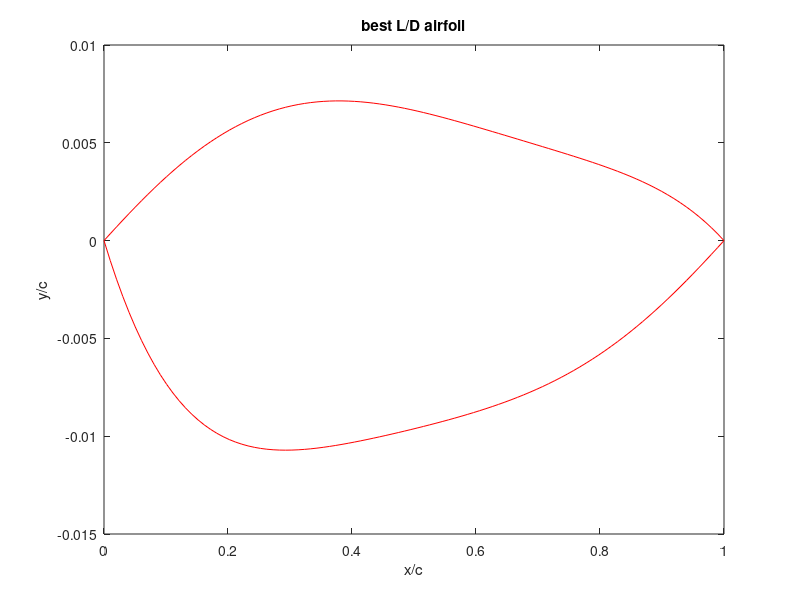
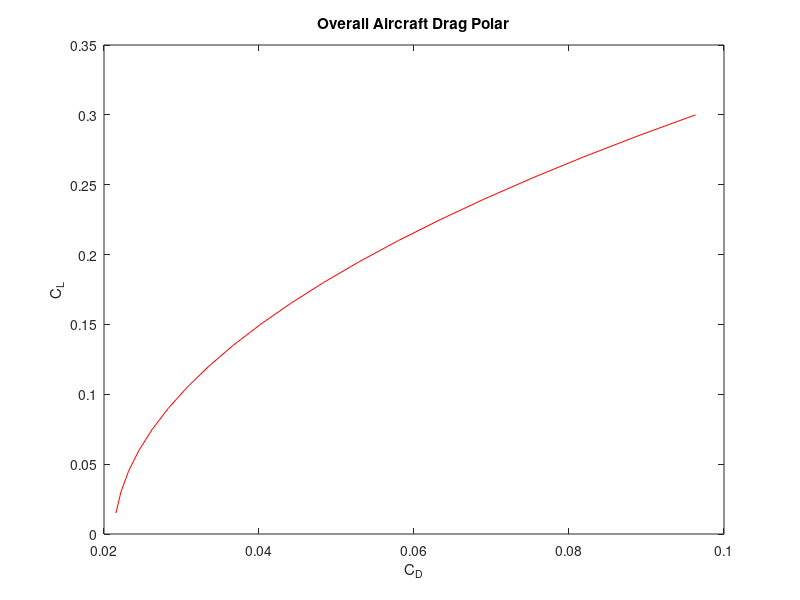
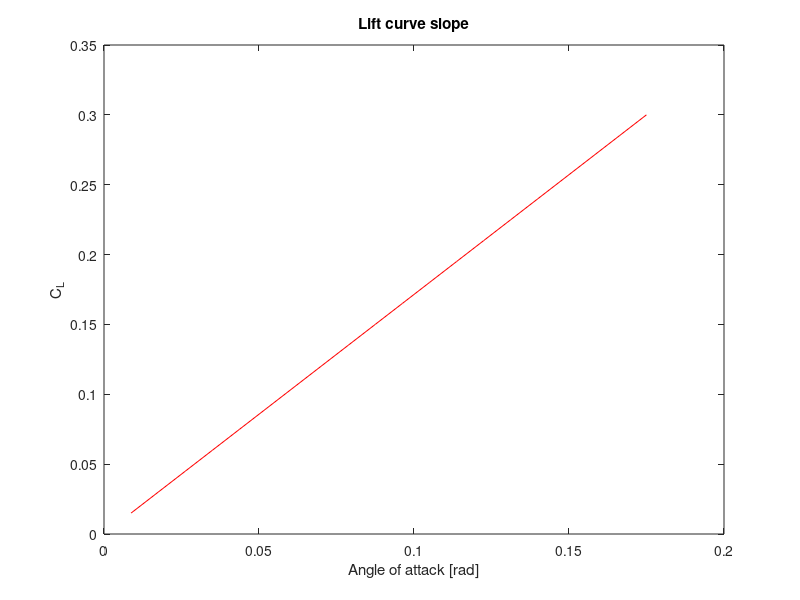
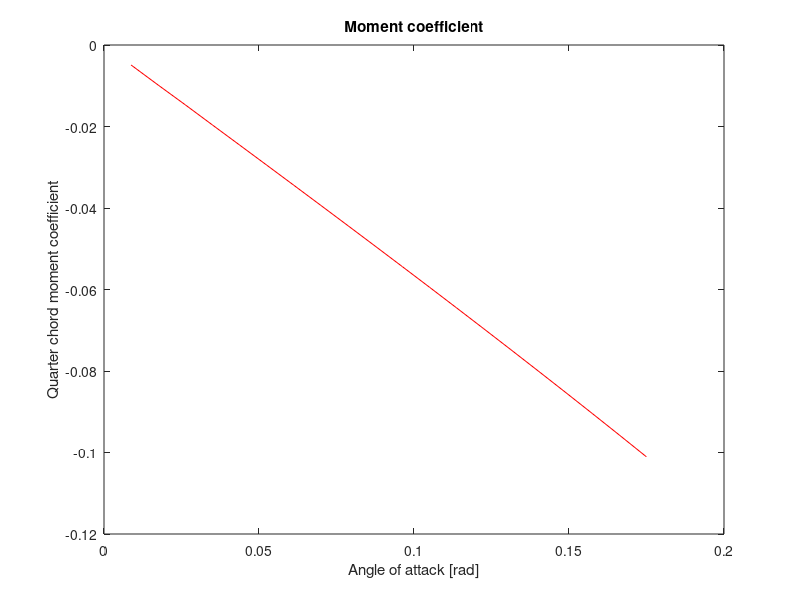

The MATLAB script that drew these images, in order:
% =============================================================================
% AIRFOIL GEOMETRY + AERODYNAMIC ANALYSIS
% =============================================================================
% Purpose:
%   1) Fit polynomial airfoil surfaces from LE radius, crest location, and TE slopes.
%   2) Compute section pressures, lift, and drag (subsonic thin-airfoil +
%      Prandtl-Glauert, or supersonic shock-expansion).
%   3) Sweep crest geometry to maximize L/D.
%   4) Check turbulent separation with Stratford's criterion (s_A vs s_B).
%
% Notes:
%   - Subsonic branch: M < 1.  Supersonic branch: M >= 1.
% =============================================================================

clc
clear
close all

%% ======================== 1. MISSION / FLOW INPUTS ========================
sweep=.9599;        % wing sweep [deg then rad]; last value used
e=.7567;.7;.4;.7;                      % Oswald efficiency
AR=2.8;8;1.75;8;                   % aspect ratio
C_d_0=.012;                        % profile / parasite Cd
Cd_p_fus=.002;                      % fuselage parasite Cd
i_max=200;                          % chordwise stations for force integration
xx_max=200;                         % stations for thin-airfoil integrals
y=1.4;                              % gamma (ratio of specific heats)
M=2;.4;.85;                  % Freestream Mach; first value used
a_inf=343;                          % Freestream air speed of sound
mu=1.789E-5;                        % Freestream air dynamic viscosity
rho=.3;1.225;.3;1.225;              % Freestream air density 
T_inf=300;                          % Freestream air temperature
p_inf=.2*101300;                    % Freestream air pressure
Cp=1005;                            % Specific heat of air
c_root=11.42;                       % Root chord length
%% ======================== 2. AIRFOIL GEOMETRY CONTROLS ========================
%note: the inputs below represent dimensions relative to the chord length (x/c)
r_le = 0.04;                        % Wing leading-edge radius / chord
theta_le_u = 2*pi/180;3*pi/180;     % Upper surface leading edge angle
theta_te_u = -2*pi/180;-2*pi/180;   % Upper surface trailing edge angle
theta_le_l = -6*pi/180;-3*pi/180;   % Lower surface leading edge angle
theta_te_l = 2*pi/180;2*pi/180;     % Lower surface trailing edge angle

x_crest_u_min=0.25;                 %Lower bound best L/D max airfoil thickness x location (upper surface)
x_crest_u_max=0.4;                  %Upper bound best L/D max airfoil thickness x location (upper surface)
y_crest_u_min=0.005;                %Lower bound best L/D max airfoil thickness y location (upper surface) 
y_crest_u_max=.01;                  %Upper bound best L/D max airfoil thickness y location (upper surface)
x_crest_l_min=0.25;                 %Lower bound best L/D max airfoil thickness x location (lower surface)
x_crest_l_max=0.4;                  %Upper bound best L/D max airfoil thickness x location (lower surface)
y_crest_l_min=-0.005;               %Lower bound best L/D max airfoil thickness y location (lower surface)
y_crest_l_max=-.015;                 %Upper bound best L/D max airfoil thickness y location (lower surface)

%% ============================= For loop iteration parameters ======================== %%
N=20;                               % upper and lower surface iteration number for Prandtl-Meyer / shock relations
xxxx_max=15;                        % upper section iteration number for Prandtl-Meyer / shock relations
xxxxx_max=20;                       % lower section iteration number for Prandtl-Meyer / shock relations
xxxxxxx_max=15;                     % lower section iteration number for Prandtl-Meyer / shock relations
pp_max=0;                           % iteration number controlling x_crest_l
nn_max=0;                           % iteration number controlling y_crest_l
p_max=0;                            % iteration number controlling x_crest_u
n_max=0;                            % iteration number controlling y_crest_u
C_L_i_max=20;                       % iteration number controlling C_L increment
C_L_max=.3;                         % Max coefficient of lift analyzed for the creation of the plots

v_inf=1;                            % nondimensional freestream speed (do not change)
dx=1/i_max;

%% ======================== 3. CREST-GEOMETRY SEARCH LOOPS ========================
for C_L_i=1:C_L_i_max
C_L(C_L_i)=C_L_i/C_L_i_max*C_L_max;
% Nested brute-force sweep of lower/upper crest (x,y) to maximize L/D.
% Loop order:  pp = x_crest_l , nn = y_crest_l , p = x_crest_u , n = y_crest_u
for pp=2:pp_max+2
x_crest_l=(x_crest_l_max-x_crest_l_min)*(pp-2)/pp_max+x_crest_l_min;    
x_crest_l = .292857;
% x_crest_l = .292857;
for nn=2:nn_max+2
% y_crest_u = .2;
y_crest_l=(y_crest_l_max-y_crest_l_min)*(nn-2)/nn_max+y_crest_l_min;
y_crest_l=-.010714;
% y_crest_l=-.010714;
for p=2:p_max+2
x_crest_u=(x_crest_u_max-x_crest_u_min)*(p-2)/p_max+x_crest_u_min;
x_crest_u=.378571;
% x_crest_u=.378571;
for n=2:n_max+2
y_crest_u=(y_crest_u_max-y_crest_u_min)*(n-2)/n_max+y_crest_u_min;
y_crest_u=.007143;
% y_crest_u=.1;


%% ======================== 4. FIT POLYNOMIAL AIRFOIL SURFACES ========================
% Subsonic (M<1):  y = A1(i)*x^(1/2) + A2(i)*x + a3*x^2 + a4*x^3 + a5*x^4
%   A1(i) = +/-sqrt(2*r_le) enforces leading-edge radius.
%   Remaining coeffs match crest height, crest slope=0, TE height=0, TE slope.
% Supersonic (M>=1):  ordinary polynomial y = A1(i)*x + ... + a5*x^5
%   (no square-root LE term; LE and TE slopes imposed directly).
if M<1

a1_u = sqrt(2*r_le);                % upper-surface LE radius term

% Matrix for unknowns [a2_u a3_u a4_u a5_u a6_u]'
M_u = [x_crest_u^(1), x_crest_u^(2), x_crest_u^(3), x_crest_u^(4);

    1, (2)*x_crest_u^(1), (3)*x_crest_u^(2), (4)*x_crest_u^(3);

    1, 1, 1, 1;
    
    1, 2, 3, 4];

MM_u = [y_crest_u - a1_u*sqrt(x_crest_u); -(1/2)*a1_u*x_crest_u^(-1/2); -a1_u; tan(theta_te_u) - (1/2)*a1_u];

% Solve
A_u = M_u \ MM_u;

a2_u = A_u(1);
a3_u = A_u(2);
a4_u = A_u(3);
a5_u = A_u(4);

% LOWER SURFACE

a1_l = -sqrt(2*r_le);

% Matrix for unknowns [a2_l a3_l a4_l a5_l]'
M_l = [x_crest_l^(1), x_crest_l^(2), x_crest_l^(3), x_crest_l^(4);

1, (2)*x_crest_l^(1), (3)*x_crest_l^(2), (4)*x_crest_l^(3);

1, 1, 1, 1;
    
1, 2, 3, 4];

MM_l = [y_crest_l - a1_l*sqrt(x_crest_l); -(1/2)*a1_l*x_crest_l^(-1/2); -a1_l; tan(theta_te_l) - (1/2)*a1_l];

% Solve
A_l = M_l \ MM_l;

a2_l = A_l(1);
a3_l = A_l(2);
a4_l = A_l(3);
a5_l = A_l(4);

else

% Matrix for unknowns [a2_u a3_u a4_u a5_u a6_u]'
M_u = [x_crest_u^(1), x_crest_u^(2), x_crest_u^(3), x_crest_u^(4), x_crest_u^(5);

1, (2)*x_crest_u^(1), (3)*x_crest_u^(2),(4)*x_crest_u^(3), (5)*x_crest_u^(4);

    1, 1, 1, 1, 1;
    
    1, 2, 3, 4, 5;
    
    1,0,0,0,0];

MM_u = [y_crest_u; 0; 0; tan(theta_te_u); tan(theta_le_u)];

% Solve
A_u = M_u \ MM_u;

a1_u = A_u(1);
a2_u = A_u(2);
a3_u = A_u(3);
a4_u = A_u(4);
a5_u = A_u(5);
% LOWER SURFACE

% Matrix for unknowns [a2_l a3_l a4_l a5_l]'
M_l = [ x_crest_l^(1), x_crest_l^(2), x_crest_l^(3), x_crest_l^(4), x_crest_l^(5);

    1, (2)*x_crest_l^(1), (3)*x_crest_l^(2), (4)*x_crest_l^(3), (5)*x_crest_l^(4);

    1, 1, 1, 1, 1;
    
    1, 2, 3, 4, 5;
    
    1, 0, 0, 0, 0];

MM_l = [ y_crest_l; 0; 0; tan(theta_te_l); tan(theta_le_l)];

% Solve
A_l = M_l \ MM_l;

a1_l = A_l(1);
a2_l = A_l(2);
a3_l = A_l(3);
a4_l = A_l(4);
a5_l = A_l(5);

end
    
%% ======================== 5. CHORDWISE INTEGRATION SETUP ========================
D_u=0;                              % running upper-surface "drag" integral (axial)
D_l=0;
L_u=0;                              % running upper-surface "lift" integral (normal)
L_l=0;
r(1)=0;
dx_i=1/i_max;
ppp=0;
v_n(1)=0;
p_u(1)=p_inf*(1+((y-1)/2)*M^2)^(y/(y-1));
p_u_B(1)=p_inf*(1+((y-1)/2)*M^2)^(y/(y-1));
Cmc4(2)=0;
% p_u_B(1)=p_inf;
for i=2:(i_max-.01*i_max)
x_i(i)=1/i_max*(i-1)+.01;
% aoa(C_L_i)=(aoa_high-aoa_low)/i_max*(i-2)+aoa_low;

%% ----- 5a. SUBSONIC BRANCH: thin-airfoil theory + Cp -----
if M<1
dx_xx=1/xx_max;
sum_u(1)=0;
sum_l(1)=0;
theta(1)=0;
sum2=0;
sum3=0;
sum4=0;
u(1)=0;
l(1)=0;
sum5(1)=0;
x(1)=0;
for xx=2:xx_max
x(xx)=1/xx_max*(xx-1);
u(xx)=a1_u*x(xx)^(1/2)+a2_u*x(xx)^(1)+a3_u*x(xx)^(2)+a4_u*x(xx)^(3)+a5_u*x(xx)^(4);
s_u(xx)=0.5*a1_u*x(xx).^(-1/2) + 1*a2_u*x(xx).^(0) + 2*a3_u*x(xx).^(1) + 3*a4_u*x(xx).^(2) + 4*a5_u*x(xx).^(3);
l(xx)=a1_l*x(xx).^(1/2)+a2_l*x(xx).^(1)+a3_l*x(xx).^(2)+a4_l*x(xx).^(3)+a5_l*x(xx).^(4);
s_l(xx)=0.5*a1_l*x(xx).^(-1/2)+1*a2_l*x(xx)^(0)+2*a3_l*x(xx)^(1)+3*a4_l*x(xx)^(2)+4*a5_l*x(xx)^(3);
s_camber(xx)=((u(xx)+l(xx))/2-(u(xx-1)+l(xx-1))/2)/dx_xx;
s_camber(xx) = 0.5*(s_u(xx) + s_l(xx));

theta(xx)=acos(1-2*x(xx));
d_theta=(theta(xx)-theta(xx-1));

dy2=s_camber(xx)*d_theta;
sum2=dy2+sum2;
dy3=s_camber(xx)*cos(theta(xx))*d_theta;
sum3=dy3+sum3;
dy4=s_camber(xx)*cos(2*theta(xx))*d_theta;
sum4=dy4+sum4;

% Thin-airfoil Fourier coefficients from camber-line slope
A1(i)=2/pi*sum3;
A2(i)=2/pi*sum4;
aoa_L0=1/pi*sum2-A1(i)/2;              % zero-lift angle
L_s_2d = 4/(1-M^2)^0.5;             % 2-D lift slope with Prandtl-Glauert
L_s_3d=L_s_2d/(1+L_s_2d/(pi*AR*e)); % 3-D lift slope
aoa(C_L_i)=C_L(C_L_i)/L_s_3d+aoa_L0;              % geometric aoa(C_L_i) needed for target CL
A0=aoa(C_L_i)-1/pi*sum2;
A0=C_L(C_L_i)/L_s_3d-A1(i)/2;                 % A0 overwritten to match target CL

if xx<xx_max
x_q(xx)=x(xx);
s_u_q(xx)=0.5*a1_u*x_q(xx).^(-1/2) + 1*a2_u*x_q(xx).^(0) + 2*a3_u*x_q(xx).^(1) + 3*a4_u*x_q(xx).^(2) + 4*a5_u*x_q(xx).^(3);
s_l_q(xx)=0.5*a1_l*x_q(xx).^(-1/2)+1*a2_l*x_q(xx)^(0)+2*a3_l*x_q(xx)^(1)+3*a4_l*x_q(xx)^(2)+4*a5_l*x_q(xx)^(3);
s_camber_q(xx) = 0.5*(s_u_q(xx) + s_l_q(xx));

s_t_u(xx)=(s_u_q(xx)-s_camber_q(xx));
q_u(xx)=v_inf*s_t_u(xx);

if x_i(i)==x_q(xx)
dsum5(xx)=0;
else
dsum5(xx)=(q_u(xx)/(x_i(i)-x_q(xx)))*dx_xx;
end

sum5(xx)=dsum5(xx)+sum5(xx-1);
end

end

uu(i)=a1_u*x_i(i)^(1/2)+a2_u*x_i(i)^(1)+a3_u*x_i(i)^(2)+a4_u*x_i(i)^(3)+a5_u*x_i(i)^(4);
ll(i)=a1_l*x_i(i).^(1/2)+a2_l*x_i(i).^(1)+a3_l*x_i(i).^(2)+a4_l*x_i(i).^(3)+a5_l*x_i(i).^(4);
s_u(i)=0.5*a1_u*x_i(i).^(-1/2) + 1*a2_u*x_i(i).^(0) + 2*a3_u*x_i(i).^(1) + 3*a4_u*x_i(i).^(2) + 4*a5_u*x_i(i).^(3);
s_l(i)=0.5*a1_l*x_i(i).^(-1/2)+1*a2_l*x_i(i)^(0)+2*a3_l*x_i(i)^(1)+3*a4_l*x_i(i)^(2)+4*a5_l*x_i(i)^(3);
s_camber_i(i) = 0.5*(s_u(i) + s_l(i));

theta_B(i)=acos(1-2*x_i(i));
% Vortex-sheet strength (thin-airfoil theory)
gamma(i) = 2*v_inf*( A0*(1+cos(theta_B(i)))/sin(theta_B(i)) + A1(i)*sin(theta_B(i)) + A2(i)*sin(2*theta_B(i)) );
v_u(i)=v_inf+gamma(i)/2;               % upper-surface edge speed

gamma_air = y;                      % 1.4
V_ratio_u = v_u(i) / v_inf;
T_ratio_u = 1 + 0.5*(gamma_air-1)*M^2*(1 - V_ratio_u^2);

% Vacuum / max-speed limiter (T cannot go negative)
if T_ratio_u < 1e-8
    T_ratio_u = 1e-8;
end

p_ratio_u = T_ratio_u^(gamma_air/(gamma_air-1));
Cp_u(i) = (2/(gamma_air*M^2)) * (p_ratio_u - 1);
Re_x=rho*M*a_inf*x_i(i)*c_root/mu;
slope(i)=s_u(i)-aoa(C_L_i);
Cp_u_min_0=1-(1+aoa(C_L_i)/(2*r_le)^.5)^2;
Cp_u_min_0=1-(4*aoa(C_L_i)^2/(r_le+aoa(C_L_i)^2));
Cp_u_min=Cp_u_min_0/(1-M^2)^.5;

T_0 = T_inf*(1+(y-1)/2*M^2);
V_max_B = sqrt(2*Cp*T_0);
Cp_u_min_limit = 1-(V_max_B/(M*a_inf))^2;

aff=4*r_le;

if Cp_u_min>Cp_u(i) && Cp_u_min<0 && x_i(i)<.04
Cp_u(i)=Cp_u_min;
end

Cd_u_B=1;.03667;
theta_C=atan(s_u(i))-aoa(C_L_i);
Cp_u_3(i)=2*(sin(theta_C))*abs(sin(theta_C));
Cp_u_3(i)=2*(sin(theta_C))/(1-M^2)^.5;
p0 = p_inf*(1+(y-1)/2*M^2)^(y/(y-1));
Cp_u_3(i)=(p0-p_inf)*sin(theta_C)/(.5*y*p_inf*M^2);
p_u_C(i)=(Cp_u_3(i)+p_inf/(.5*rho*(M*a_inf)^2))*(.5*rho*(M*a_inf)^2);

dD_u(i)=(Cp_u(i))*s_u(i)*dx;
dL_u(i)=-(Cp_u(i))*dx;
D_u=dD_u(i)+D_u;
L_u=dL_u(i)+L_u;
r(i)=(L_u)/(D_u);

v_l(i)=v_inf-gamma(i)/2;

theta_D=atan(-s_l(i))+aoa(C_L_i);
p0 = p_inf*(1+(y-1)/2*M^2)^(y/(y-1));
Cp_l_3(i)=(p0-p_inf)*sin(theta_D)/(.5*y*p_inf*M^2);
p_u_D(i)=(Cp_l_3(i)+p_inf/(.5*rho*(M*a_inf)^2))*(.5*rho*(M*a_inf)^2);

V_ratio_l = v_l(i) / v_inf;
T_ratio_l = 1 + 0.5*(gamma_air-1)*M^2*(1 - V_ratio_l^2);
if T_ratio_l < 1e-8
    T_ratio_l = 1e-8;
end
p_ratio_l = T_ratio_l^(gamma_air/(gamma_air-1));
Cp_l(i) = (2/(gamma_air*M^2)) * (p_ratio_l - 1);
dD_l(i)=-Cp_l(i)*s_l(i)*dx;
dL_l(i)=Cp_l(i)*dx;
D_l=dD_l(i)+D_l;
L_l=dL_l(i)+L_l;
r_l(i)=(L_l)/(D_l);

D_u_true(i)=(L_u)*sin(aoa(C_L_i))+(D_u)*cos(aoa(C_L_i));
L_u_true(i)=(L_u)*cos(aoa(C_L_i))-(D_u)*sin(aoa(C_L_i));
r_u_true(i)=L_u_true(i)/D_u_true(i);
D_l_true(i)=(L_l)*sin(aoa(C_L_i))+(D_l)*cos(aoa(C_L_i));
L_l_true(i)=(L_l)*cos(aoa(C_L_i))-(D_l)*sin(aoa(C_L_i));
L_total(i)=(L_u_true(i)+L_l_true(i));
Cd_i=C_L(C_L_i)^2/(pi*AR*e);
Cd_p=C_d_0;
Cd_t(C_L_i)=(D_u_true(i)+D_l_true(i)+Cd_i+Cd_p+Cd_p_fus);
r_i(i)=(L_u_true(i)+L_l_true(i))/Cd_t(C_L_i);

p_u(i)=(Cp_u(i)+p_inf/(.5*y*p_inf*(M)^2))*(.5*y*p_inf*(M)^2);
p_min(i)=(Cp_u(i)+Cp_u_3(i)+p_inf/(.5*rho*(M*a_inf)^2))*(.5*rho*(M*a_inf)^2);  
p_u_ii(i)=p_u(i)+(p_u_C(i)-p_inf);
p_min_min(i)=min(p_u_ii(2:end));
Cp_min(i)=min(Cp_u+Cp_u_3);

if p_u_ii(i)==p_min_min(i)
iii=i;
end

% p_min=(Cp_u_min_n(2)+p_inf/(.5*rho_sl*(M*a_sl)^2))*(.5*rho_sl*(M*a_sl)^2);
Cp_u_2(i)=(p_u(i)-p_min_min(i))/(.5*y*p_inf*(M)^2);

% ----- Stratford turbulent-separation check -----
% s_A = LHS  ~  Cp_bar * sqrt( x * dCp/dx )
% s_B = RHS  ~  0.5 * (1e-6 * Re_x)^(1/10)
% Separation flagged later if max(s_A - s_B) > 0 aft of the minimum pressure.
% Cp_u_2 / (1-Cp_min) is the canonical pressure rise from the suction peak.
s_A(i)=Cp_u_2(i)/(1-Cp_min(i))*((x_i(i)-x_i(iii))*c_root*abs(Cp_u(i)-Cp_u(i-1))/(dx*c_root))^.5;
s_B(i)=.5*(10^(-6)*Re_x)^(1/10);

else
    
    
%% ----- 5b. SUPERSONIC BRANCH: shock-expansion marching -----
L_s_2d=4/(M^2-1)^.5;                % Ackeret 2-D lift slope
L_s_3d=L_s_2d/(1+L_s_2d/(pi*AR*e));
aoa(C_L_i)=C_L(C_L_i)/L_s_3d;
   
uu(i)=a1_u*x_i(i)^(1)+a2_u*x_i(i)^(2)+a3_u*x_i(i)^(3)+a4_u*x_i(i)^(4)+a5_u*x_i(i)^(5);
ll(i)=a1_l*x_i(i).^(1)+a2_l*x_i(i).^(2)+a3_l*x_i(i).^(3)+a4_l*x_i(i).^(4)+a5_l*x_i(i).^(5);
s_u(i)=a1_u + 2*a2_u*x_i(i).^(1) + 3*a3_u*x_i(i).^(2) + 4*a4_u*x_i(i)^(3) + 5*a5_u*x_i(i).^(4);
s_l(i)=a1_l+2*a2_l*x_i(i)^(1)+3*a3_l*x_i(i)^(2)+4*a4_l*x_i(i)^(3)+5*a5_l*x_i(i)^(4);

Bi=45;
M1=M;
beta_low=0;
beta_high=pi/2;                     % shock-angle search bounds

ct=dx_i;
if i==2

if theta_le_u-aoa(C_L_i)>0

beta_sh_u=(beta_low+beta_high)/2;
for xxxx=2:xxxx_max

% Oblique-shock theta-beta-M relation (upper LE)
wing_angle_u=atan(2*cot(beta_sh_u)*(M^2*(sin(beta_sh_u))^2-1)/(M^2*(y+cos(2*beta_sh_u))+2));

if wing_angle_u<(theta_le_u-aoa(C_L_i))
    beta_sh_u=beta_sh_u+(beta_high-beta_low)/2^xxxx;
else
    beta_sh_u=beta_sh_u-(beta_high-beta_low)/2^xxxx;
end

end

Mn1u = M*sin(beta_sh_u);
Mn2u = sqrt((1+((y-1)/2)*Mn1u^2) / (y*Mn1u^2-(y-1)/2));
M2u = Mn2u/sin(beta_sh_u-(theta_le_u-aoa(C_L_i)));
M2u = Mn2u/cos(pi/2-beta_sh_u-aoa(C_L_i)+theta_le_u);
vM2=((atan((((M2u^2)-1)*((y-1)/(y+1)))^0.5)*(((y+1)/(y-1))^0.5))-(atan(((M2u^2)-1)^0.5)));

else
        
theta_A=theta_le_u-aoa(C_L_i); 
vM1=((atan((((M^2)-1)*((y-1)/(y+1)))^0.5)*(((y+1)/(y-1))^0.5))-(atan(((M^2)-1)^0.5)));
vM2(i)=-theta_A+vM1;
M2u=2*M/2; % M3 initial condition set to a very high value
M2f=2*M; % fixed M3 initial condition reduced in the for loop

for iiiiii = 2:N
    
    vM2i(i)=((atan((((M2u^2)-1)*((y-1)/(y+1)))^0.5)*(((y+1)/(y-1))^0.5))-(atan(((M2u^2)-1)^0.5)));
    
    if vM2i(i)>vM2(i)
        M2u=M2u-(M2f/(2^iiiiii));
    else
        M2u=M2u+(M2f/(2^iiiiii));
    end
   
end

M2u=M2u;

vM2=((atan((((M2u^2)-1)*((y-1)/(y+1)))^0.5)*(((y+1)/(y-1))^0.5))-(atan(((M2u^2)-1)^0.5)));

end
    
T01= T_inf*(1+(y-1)/2*M^2);
p01dp1u=(((y-1)/2)*(M^2)+1)^(y/(y-1));
p02dp2u=(((y-1)/2)*(M2u^2)+1)^(y/(y-1));

if theta_te_u-aoa(C_L_i)>0
Mn1u = M*sin(beta_sh_u);
p02dp01 = (((y+1)*Mn1u^2)/((y-1)*Mn1u^2+2))^(y/(y-1))*((y+1)/(2*y*Mn1u^2-(y-1)))^(1/(y-1));
else
p02dp01=1;
end

p02 = p02dp01*p01dp1u;
p2u(i)=p02dp01/p02dp2u*p01dp1u;

Cpu1=(p2u(i)-1)/(.5*y*(M1^2));
Cnu1=-Cpu1*ct;
Cau1=Cpu1*s_u(2)*ct;

else

M3(2)=M2u;

% top right surface
theta_1=atan(s_u(i-1));
theta_2=atan(s_u(i));
theta_u(i)=theta_2-theta_1;

if theta_u(i)>0   
beta_sh_u_3=(beta_low+beta_high)/2;
for xxxx=2:xxxx_max

% --- Oblique-shock theta-beta-M relation ---
wing_angle_3_u=atan(2*cot(beta_sh_u_3)*(M^2*(sin(beta_sh_u_3))^2-1)/(M^2*(y+cos(2*beta_sh_u_3))+2));

if wing_angle_3_u<theta_u(i)
    beta_sh_u_3=beta_sh_u_3+(beta_high-beta_low)/2^xxxx;
else
    beta_sh_u_3=beta_sh_u_3-(beta_high-beta_low)/2^xxxx;
end

end

Mn2u3 = M3(i-1)*sin(beta_sh_u_3);
Mn3u = sqrt((1+((y-1)/2)*Mn2u3^2) / (y*Mn2u3^2-(y-1)/2));
M3(i) = Mn2u3/cos(pi/2-beta_sh_u_3+theta_u(i));
vM3(i)=((atan((((M3(i)^2)-1)*((y-1)/(y+1)))^0.5)*(((y+1)/(y-1))^0.5))-(atan(((M3(i)^2)-1)^0.5)));
p02dp2u3=(((y-1)/2)*(M3(i-1)^2)+1)^(y/(y-1));
p03dp3u=(((y-1)/2)*(M3(i)^2)+1)^(y/(y-1));
p02dp01 = (((y+1)*Mn2u3^2)/((y-1)*Mn2u3^2+2))^(y/(y-1))*((y+1)/(2*y*Mn2u3^2-(y-1)))^(1/(y-1));
p03(i) = p02dp01*p02dp2u3;
p3u(i)=p03(i)/p03dp3u;
       
else
      
p03(2)=p02;    
vM3(2)=vM2;
vM3(i)=-theta_u(i)+vM3(i-1);
M3i=2*M1/2; % M3 initial condition set to a very high value
M3f=2*M1; % fixed M3 initial condition reduced in the for loop

for iiiiii = 2:N
    
    vM3i(i)=((atan((((M3i^2)-1)*((y-1)/(y+1)))^0.5)*(((y+1)/(y-1))^0.5))-...
        (atan(((M3i^2)-1)^0.5)));
    
    if vM3i(i)>vM3(i)
        M3i=M3i-(M3f/(2^iiiiii));
    else
        M3i=M3i+(M3f/(2^iiiiii));
    end
   
end

M3(i)=M3i;

p01dp1u=(((y-1)/2)*(M1^2)+1)^(y/(y-1));
p03dp3u=(((y-1)/2)*(M3(i)^2)+1)^(y/(y-1));
p03(i)=p03(i-1);
p3u(i)=p03(i)/p03dp3u;

end

Cpu2(i)=(p3u(i)-1)/(.5*y*(M1^2));
Cnu2(i)=-Cpu2(i)*ct;
Cau2(i)=Cpu2(i)*s_u(i)*ct;

end

ct=dx_i;

if i==2

if -theta_le_l+aoa(C_L_i)>0    
beta_sh_l=(beta_low+beta_high)/2;
for xxxxx=2:xxxxx_max

% --- Oblique-shock theta-beta-M relation ---
wing_angle_l=atan(2*cot(beta_sh_l)*(M^2*(sin(beta_sh_l))^2-1)/(M^2*(y+cos(2*beta_sh_l))+2));

if wing_angle_l<(-theta_le_l+aoa(C_L_i))
    beta_sh_l=beta_sh_l+(beta_high-beta_low)/2^xxxxx;
else
    beta_sh_l=beta_sh_l-(beta_high-beta_low)/2^xxxxx;
end

end

Mn1l = M*sin(beta_sh_l);
Mn2l = sqrt((1+((y-1)/2)*Mn1l^2) / (y*Mn1l^2-(y-1)/2));
M2l = Mn2l/sin(beta_sh_l-(-theta_le_l+aoa(C_L_i)));
M2l = Mn2l/cos(pi/2-beta_sh_l+aoa(C_L_i)-theta_le_l);
vM2l=((atan((((M2l^2)-1)*((y-1)/(y+1)))^0.5)*(((y+1)/(y-1))^0.5))-(atan(((M2l^2)-1)^0.5)));

else

theta_Al=-theta_le_l+aoa(C_L_i); 
vM1l=((atan((((M^2)-1)*((y-1)/(y+1)))^0.5)*(((y+1)/(y-1))^0.5))-(atan(((M^2)-1)^0.5)));
vM2l(i)=-theta_Al+vM1l;      
M2l=2*M/2; % M3 initial condition set to a very high value
M2f=2*M; % fixed M3 initial condition reduced in the for loop

for iiiiii = 2:N   
    vM2il(i)=((atan((((M2l^2)-1)*((y-1)/(y+1)))^0.5)*(((y+1)/(y-1))^0.5))-(atan(((M2l^2)-1)^0.5)));  
    if vM2il(i)>vM2l(i)
        M2l=M2l-(M2f/(2^iiiiii));
    else
        M2l=M2l+(M2f/(2^iiiiii));
    end   
end

M2l=M2l;

vM2l=((atan((((M2l^2)-1)*((y-1)/(y+1)))^0.5)*(((y+1)/(y-1))^0.5))-(atan(((M2l^2)-1)^0.5)));
end

T01= T_inf*(1+(y-1)/2*M^2);
p01dp1l=(((y-1)/2)*(M^2)+1)^(y/(y-1));
p02dp2l=(((y-1)/2)*(M2l^2)+1)^(y/(y-1));

if -theta_le_l+aoa(C_L_i)>0
Mn1l = M*sin(beta_sh_l);
p02dp01l = (((y+1)*Mn1l^2)/((y-1)*Mn1l^2+2))^(y/(y-1))*((y+1)/(2*y*Mn1l^2-(y-1)))^(1/(y-1));
else
p02dp01l=1;
end

p02l = p02dp01l*p01dp1l;
p2l(i)=p02dp01l/p02dp2l*p01dp1l;

Cpl1=(p2l(i)-1)/(.5*y*(M1^2));
Cnl1=Cpl1*ct;
Cal1=-Cpl1*s_l(2)*ct;

else
      
M3l(2)=M2l;       
theta_1_l(i)=atan(s_l(i-1));
theta_2_l(i)=atan(s_l(i));
theta_l(i)=theta_2_l(i)-theta_1_l(i);   
       
if theta_l(i)<0   
beta_sh_l_3=(beta_low+beta_high)/2;
for xxxxxxx=2:xxxxxxx_max

% --- Oblique-shock theta-beta-M relation ---
wing_angle_3_l=atan(2*cot(beta_sh_l_3)*(M^2*(sin(beta_sh_l_3))^2-1)/(M^2*(y+cos(2*beta_sh_l_3))+2));

if wing_angle_3_l<-theta_l(i)
    beta_sh_l_3=beta_sh_l_3+(beta_high-beta_low)/2^xxxxxxx;
else
    beta_sh_l_3=beta_sh_l_3-(beta_high-beta_low)/2^xxxxxxx;
end

end

Mn2l3 = M3l(i-1)*sin(beta_sh_l_3);
Mn3l = sqrt((1+((y-1)/2)*Mn2l3^2) / (y*Mn2l3^2-(y-1)/2));
M3l(i) = Mn2l3/cos(pi/2-beta_sh_l_3-theta_l(i));
vM3l(i)=((atan((((M3l(i)^2)-1)*((y-1)/(y+1)))^0.5)*(((y+1)/(y-1))^0.5))-(atan(((M3l(i)^2)-1)^0.5)));
Mn3u = sqrt((1+((y-1)/2)*Mn2l3^2) / (y*Mn2l3^2-(y-1)/2));
p02dp2l3=(((y-1)/2)*(M3l(i-1)^2)+1)^(y/(y-1));
p03dp3l=(((y-1)/2)*(M3l(i)^2)+1)^(y/(y-1));
p02dp01l = (((y+1)*Mn2l3^2)/((y-1)*Mn2l3^2+2))^(y/(y-1))*((y+1)/(2*y*Mn2l3^2-(y-1)))^(1/(y-1));
p03l(i) = p02dp01l*p02dp2l3;
p3l(i)=p03l(i)/p03dp3l;
   
else    
    
vM3l(2)=vM2l;
vM3l(i)=theta_l(i)+vM3l(i-1);
M3i=10*M1/2; % M3 initial condition set to a very high value
M3f=10*M1; % fixed M3 initial condition reduced in the for loop


for iiiiii = 2:N
    
    vM3il(i)=((atan((((M3i^2)-1)*((y-1)/(y+1)))^0.5)*(((y+1)/(y-1))^0.5))-...
        (atan(((M3i^2)-1)^0.5)));
    
    if vM3il(i)>vM3l(i)
        M3i=M3i-(M3f/(2^iiiiii));
    else
        M3i=M3i+(M3f/(2^iiiiii));
    end
    
end

M3l(i)=M3i;
p03dp3l=(((y-1)/2)*(M3l(i)^2)+1)^(y/(y-1));
p3l(i)=p02l/p03dp3l;

end

Cpl2(i)=(p3l(i)-1)/(.5*y*(M1^2));
Cnl2(i)=Cpl2(i)*ct;
Cal2(i)=-Cpl2(i)*s_l(i)*ct;

dCmc4(i)=-((Cnu2(i)+Cnl2(i))*(x_i(i)-.25)-Cau2(i)*uu(i)-Cal2(i)*ll(i));

Cmc4(i)=dCmc4(i)+Cmc4(i-1);

end

% Integrate normal/axial force coefficients over the airfoil and rotate to lift/drag
if i>=i_max-2

Cn=Cnu1+sum(Cnu2)+Cnl1+sum(Cnl2);   % normal-force coefficient
Ca=Cau1+sum(Cau2)+Cal1+sum(Cal2);   % axial-force coefficient

Cl=(Cn*cos(aoa(C_L_i)))-(Ca*sin(aoa(C_L_i)));
Cd(C_L_i)=(Cn*sin(aoa(C_L_i)))+(Ca*cos(aoa(C_L_i)));

Cd_p=C_d_0;

Cd_i=C_L(C_L_i)^2/(pi*AR*e);
Cd_i=0;
Cd_p=C_d_0;
Cd_p_fus=.008;

Cd_t(C_L_i)=Cd(C_L_i)+Cd_i+Cd_p+Cd_p_fus;

r_i(i)=Cl/Cd_t(C_L_i);

end

end

end

%% ======================== 6. TRACK BEST L/D GEOMETRY ========================
r_j(n)=r_i(i);                      % L/D for this crest combination
r_j_max=max(r_j(2:end));

if r_j(n)==r_j_max
    r_le_j=r_le;
    x_crest_u_j=x_crest_u;
    y_crest_u_j=y_crest_u;
    x_crest_l_j=x_crest_l;
    y_crest_l_j=y_crest_l;
    aoa_j=aoa(C_L_i);
    a1_u_j=a1_u;
    a1_l_j=a1_l;
    a2_u_j=a2_u;
    a2_l_j=a2_l;
    a3_u_j=a3_u;
    a3_l_j=a3_l;
    a4_u_j=a4_u;
    a4_l_j=a4_l;
    a5_u_j=a5_u;
    a5_l_j=a5_l;
    if M<1
    s_A_j=s_A;
    s_B_j=s_B;
    end
end
    

end

r_k(p)=r_j_max;
r_k_max=max(r_k(2:end));

if r_k(p)==r_k_max
    r_le_k=r_le_j;
    x_crest_u_k=x_crest_u_j;
    y_crest_u_k=y_crest_u_j;
    x_crest_l_k=x_crest_l_j;
    y_crest_l_k=y_crest_l_j;
    aoa_k=aoa_j;
    a1_u_k=a1_u_j;
    a1_l_k=a1_l_j;
    a2_u_k=a2_u_j;
    a2_l_k=a2_l_j;
    a3_u_k=a3_u_j;
    a3_l_k=a3_l_j;
    a4_u_k=a4_u_j;
    a4_l_k=a4_l_j;
    a5_u_k=a5_u_j;
    a5_l_k=a5_l_j;
    if M<1
    s_A_k=s_A_j;
    s_B_k=s_B_j;
    end
end

end

r_n(nn)=r_k_max;
r_n_max=max(r_n(2:end));

if r_n(nn)==r_n_max
    r_le_n=r_le_k;
    x_crest_u_nn=x_crest_u_k;
    y_crest_u_nn=y_crest_u_k;
    x_crest_l_nn=x_crest_l_k;
    y_crest_l_nn=y_crest_l_k;
    aoa_n=aoa_k;
    a1_u_nn=a1_u_k;
    a1_l_nn=a1_l_k;
    a2_u_nn=a2_u_k;
    a2_l_nn=a2_l_k;
    a3_u_nn=a3_u_k;
    a3_l_nn=a3_l_k;
    a4_u_nn=a4_u_k;
    a4_l_nn=a4_l_k;
    a5_u_nn=a5_u_k;
    a5_l_nn=a5_l_k;
    if M<1
    s_A_nn=s_A_k;
    s_B_nn=s_B_k;
    end
end

end

r_p(pp)=r_n_max;
r_p_max=max(r_p(2:end));

if r_p(pp)==r_p_max
    r_le_p=r_le_n;
    x_crest_u_p=x_crest_u_nn;
    y_crest_u_p=y_crest_u_nn;
    x_crest_l_p=x_crest_l_nn;
    y_crest_l_p=y_crest_l_nn;
    aoa_p=aoa_n;
    a1_u_pp=a1_u_nn;
    a1_l_pp=a1_l_nn;
    a2_u_pp=a2_u_nn;
    a2_l_pp=a2_l_nn;
    a3_u_pp=a3_u_nn;
    a3_l_pp=a3_l_nn;
    a4_u_pp=a4_u_nn;
    a4_l_pp=a4_l_nn;
    a5_u_pp=a5_u_nn;
    a5_l_pp=a5_l_nn;
    if M<1
    s_A_pp=s_A_nn;
    s_B_pp=s_B_nn;
    end
end

end

if M<1
Cm_le(C_L_i)=-pi/2*(A0+A1(i)+A2(i)/2);
Cmc4(C_L_i)=pi/4*(A2(i)-A1(i));
Cmc4(C_L_i)=Cm_le(C_L_i)+L_total(i)/4;
Cmc4_0(C_L_i)=Cmc4(C_L_i);
else

Cmc4_0(C_L_i)=Cmc4(i);

end

LdD_0(C_L_i)=r_i(i);

end

%% ======================== 7. STRATFORD RESULT + FINAL GEOMETRY ========================
if M<1

diff_s=s_A_pp-s_B_pp;               % LHS - RHS of Stratford criterion
var_A=(round(i_max*x_crest_u_p));
max_diff_s=max(real(diff_s(var_A:end)));  % only check aft of upper crest

if max_diff_s>0
    fprintf('flow separation\n')    % s_A > s_B  =>  recovery too steep
else
    fprintf('no flow separation\n')
end

end

aoa_final=aoa_p;

r_final=r_p_max;

fprintf('aoa(C_L_i)=%f\nx_crest_u=%f\ny_crest_u=%f\n',aoa_final,x_crest_u_p,y_crest_u_p)

fprintf('x_crest_l=%f\ny_crest_l=%f\nL/D=%f\n',x_crest_l_p,y_crest_l_p,r_final)

if M<1
x=linspace(0,1,100);
u_final=a1_u_pp*x.^(1/2)+a2_u_pp*x.^(1)+a3_u_pp*x.^(2)+a4_u_pp*x.^(3)+a5_u_pp*x.^(4);
l_final=a1_l_pp*x.^(1/2)+a2_l_pp*x.^(1)+a3_l_pp*x.^(2)+a4_l_pp*x.^(3)+a5_l_pp*x.^(4);
else
x=linspace(0,1,100);
u_final=a1_u_pp*x.^(1)+a2_u_pp*x.^(2)+a3_u_pp*x.^(3)+a4_u_pp*x.^(4)+a5_u_pp*x.^(5);
l_final=a1_l_pp*x.^(1)+a2_l_pp*x.^(2)+a3_l_pp*x.^(3)+a4_l_pp*x.^(4)+a5_l_pp*x.^(5);
end

plot(x,u_final,'-r')
hold on
plot(x,l_final,'-r')
xlabel('x/c')
ylabel('y/c')
title('best L/D airfoil')

figure(2)
plot (Cd_t,C_L,'-r')
xlabel('C_D')
ylabel('C_L')
title('Overall Aircraft Drag Polar')

figure(3)
plot (aoa, C_L, '-r')
xlabel('Angle of attack [rad]')
ylabel('C_L')
title('Lift curve slope')

figure(4)
plot (aoa, Cmc4_0, '-r')
xlabel('Angle of attack [rad]')
ylabel('Quarter chord moment coefficient')
title('Moment coefficient')

figure(5)
plot (aoa, LdD_0, '-r')
xlabel('Angle of attack [rad]')
ylabel('Lift to drag ratio')
title('L/D vs Angle Of Attack')
